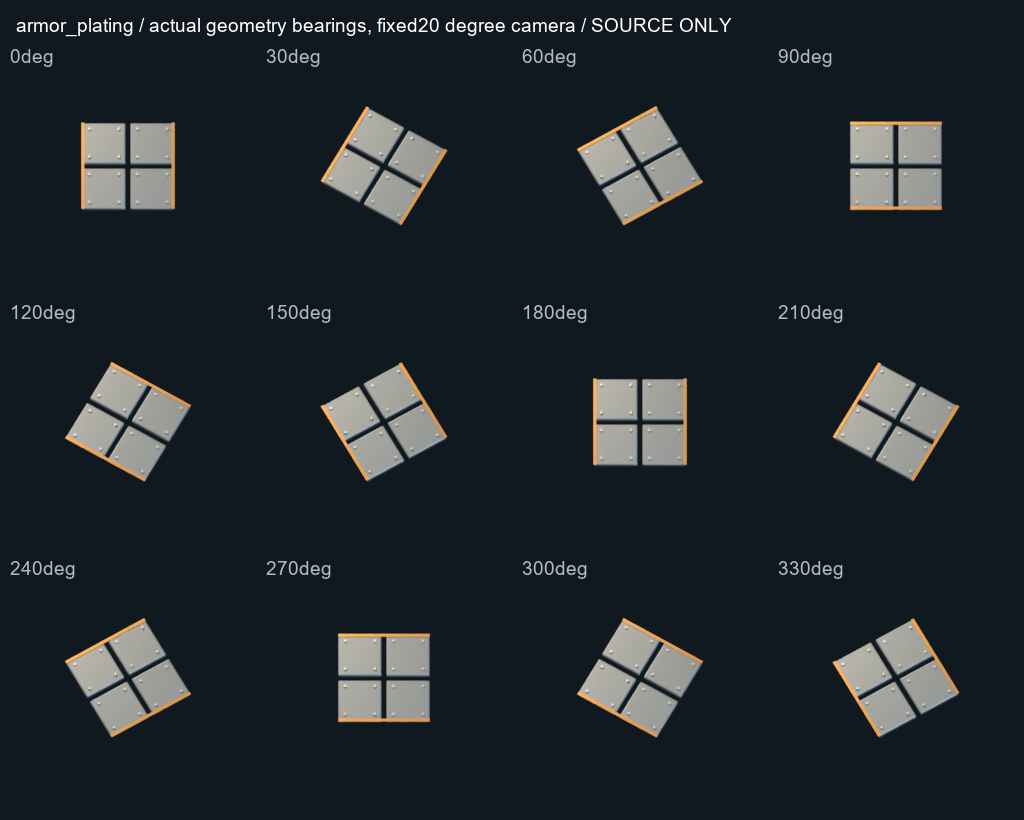
#> input picture docs/reviews/presentation-v3/T-089/v1/armor_plating-bearings.png, 1024 x 820 px
$ python -i t092_silhouette_review.py   (imports and definitions only)
#> lines starting #> are read from the running program, lines starting #| are printed output that depends on the picture; after the words box and inside, x2 and y2 are one past the last pixel; in counts of white or black regions, pixels touching at a corner belong together
"""Prepare T-092 monochrome human trial from retained Blender renders.

python scripts/art/t092_silhouette_review.py
Requires Pillow. Does not invoke Blender or Godot or modify shipping assets.
Trial key is deliberately written outside the public trial directory.
"""
import hashlib
import json
import random
import subprocess
from pathlib import Path
from PIL import Image, ImageDraw, ImageFont

ROOT = Path(__file__).resolve().parents[2]
SOURCE = ROOT / 'assets/art/source/presentation-v3-elites'
OUT = ROOT / 'docs/reviews/presentation-v3/T-092'
NAMES = ('tunneler', 'transfer', 'foundry', 'sapper', 'breacher', 'assembler')
DESCRIPTIONS = ('Long drill / cutting axis', 'Open paired launch form', 'Broad anchored processing body', 'Radial reaching probes', 'Solid asymmetric ram wedge', 'Accreted broken-ring hull')
SEED = 920135


def font(size):
    return ImageFont.truetype('C:/Windows/Fonts/arial.ttf', size)


def normalized(path):
    alpha = Image.open(path).convert('RGBA').getchannel('A')
#> alpha: PIL image 1024x820 L; every value is 255
    bounds = alpha.getbbox()
#> bounds = (0, 0, 1024, 820)
    a = alpha.crop(bounds)
    scale = 16 / max(a.size)
#> scale = 0.0156
    dims = tuple(max(1, round(v * scale)) for v in a.size)
#> dims = (16, 13)
    a = a.resize(dims, Image.Resampling.LANCZOS).point(lambda v: 255 if v >= 128 else 0)
    canvas = Image.new('L', (16,16), 255)
#> canvas: PIL image 16x16 L; every value is 255
    origin = ((16-dims[0])//2, (16-dims[1])//2)
#> origin = (0, 1)
    canvas.paste(0, origin, a)
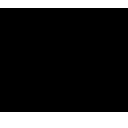
#> canvas: PIL image 16x16 L (shown 8 times larger); 18.8% white; 2 white regions (1 under 20 px), largest, box (x1, y1, x2, y2) and area: (0, 14, 16, 16) 32
    return canvas, {'source_alpha_bounds':bounds,'resized_content':dims,'offset_in_16px_canvas':origin,'threshold':128}


def write_json(path, value):
    path.write_text(json.dumps(value,indent=2)+'\n',encoding='utf-8')


# [88 lines left out: function main, not called in this run]


# [2 lines not run here, left out]

>>> result = normalized('../../docs/reviews/presentation-v3/T-089/v1/armor_plating-bearings.png')
